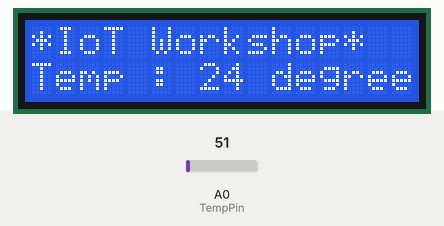
Recording of a sketch running on a simulated Arduino Uno, built with avr-gcc and run on an emulated ATmega328P. Shown: 16×2 character LCD. The inputs (shaded band) are chosen by the test bench; at power-on: A0 (TempPin) = 51. What the sketch prints to the serial monitor is not drawn.

Above: at 6.3 s.
6.4 s: A0 (TempPin) set to 61
At 7.8 s:
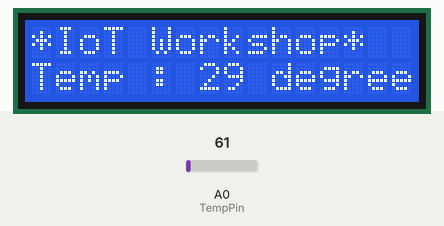
8.1 s: A0 (TempPin) set to 71
At 9.3 s:
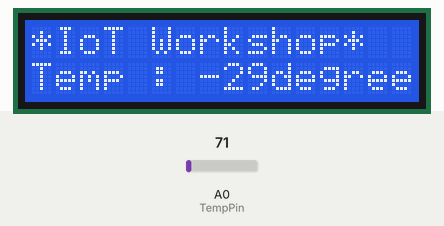
9.6 s: A0 (TempPin) set to 86
At 10.8 s:
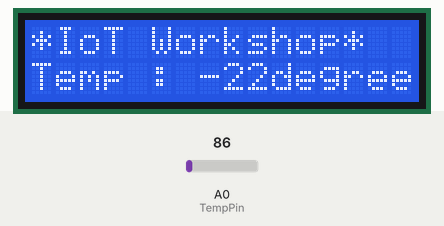
11.1 s: A0 (TempPin) set to 24
At 12.3 s:
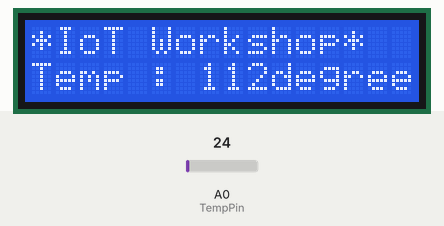
12.6 s: A0 (TempPin) set to 19
At 13.9 s:
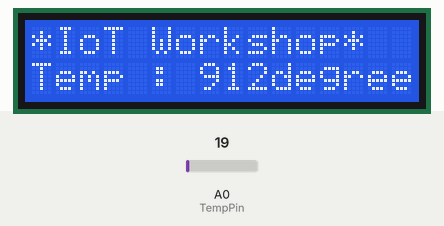
Timing chart, 0 to 15.1 s (numbered marks = the images above; inputs shaded):
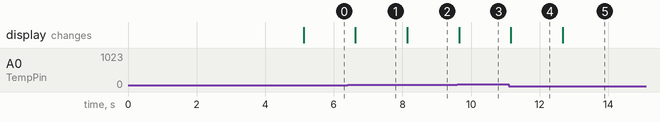

Measured:
- after the input at 6.4 s, the display: changes after 0.23 s (image 1)
- after the input at 8.1 s, the display: changes at once (image 2)
- after the input at 9.6 s, the display: changes after 0.05 s (image 3)
- after the input at 11.1 s, the display: changes after 0.06 s (image 4)
- after the input at 12.6 s, the display: changes after 0.07 s (image 5)

The sketch:

ToRP3.ino
```cpp
#include <Wire.h>
#include <LiquidCrystal_I2C.h>

int Val = 0; 
char buf[2];  
int TempPin = A0;

LiquidCrystal_I2C lcd(0x27,16,2);  // set the LCD address to 0x27 for a 16 chars and 2 line display

void setup()
{  
  Serial.begin(9600);   

  lcd.init();                      // initialize the lcd   
  lcd.backlight();  // <--> noBacklight();

  lcd.setCursor(0,0);   
  lcd.print("2018-1st");     

  lcd.setCursor(3,1);  
  lcd.print("IoT Workshop");   

  delay(5000);
 
  lcd.clear();   
  lcd.setCursor(0,0);   
  lcd.print("*IoT Workshop*");   
  lcd.setCursor(0,1);   
  lcd.print("Temp : ");
  lcd.setCursor(10,1);   
  lcd.print("degrees");
}

void loop()
{  
  Val = analogRead(TempPin);  
  Val = Val * 1000/10 * 5/1024;

  Serial.print("Temp : "); 
  Serial.println(Val); 

  lcd.setCursor(7,1);   
  lcd.print(itoa(Val,buf,10));

  delay(500);
}
```
